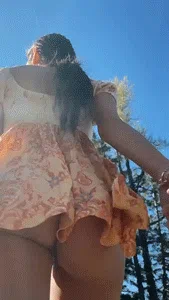
#> input picture px/t.webp, 169 x 300 px
$ python cnv.py
#> lines starting #> are read from the running program, lines starting #| are printed output that depends on the picture
#!/usr/bin/env python3
'''
Convert WEBP image to gif - Works perfectly fine
source of candy = https://www.sex.com/search/gifs?query=pawg+ass
'''
from PIL import Image
im = Image.open('t.webp')
#> im is the input picture: PIL image 169x300 RGBA; mean R, G, B, A 105.4, 111.8, 124.9, 255
im.info.pop('background', None)
im.save('p.gif', 'gif', save_all=True)
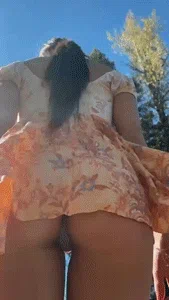
#> im: PIL image 169x300 RGBA; mean R, G, B, A 113.8, 101.8, 102.2, 255
